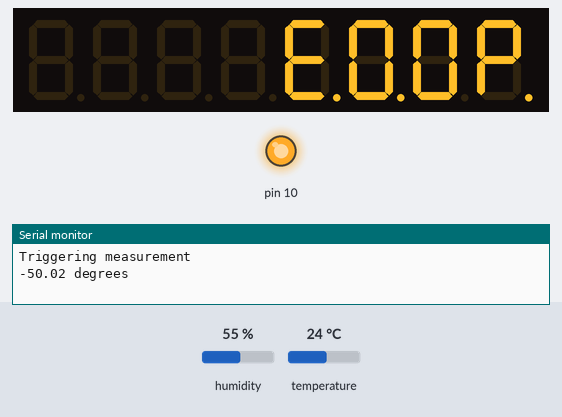
Recording of a sketch running on a simulated Arduino Uno, built with avr-gcc and run on an emulated ATmega328P. Parts: 8-digit seven-segment display, output pins drawn as LEDs (lit = HIGH), the last lines printed to the serial monitor. Wiring (inferred from the names in the program): AHT10/20 sensor at I2C address 0x38; MAX7219 LED driver: CS pin 5. Inputs (shaded band) come from the test bench; at power-on: temperature 24 °C, humidity 55 %. Pins used as bus, display or sensor lines are not drawn.

Above: at 2.2 s.
2.3 s: temperature set to 12 °C
At 3.7 s:
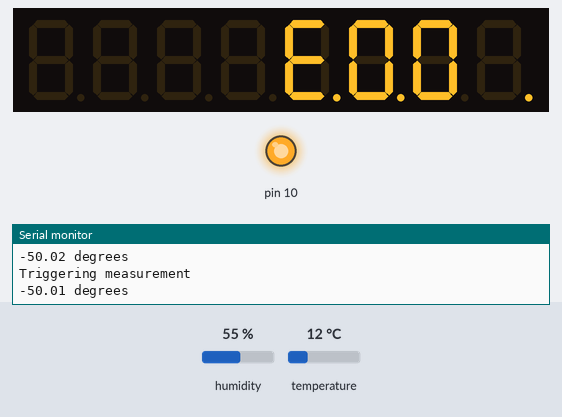
5.2 s: temperature set to 19 °C
At 6.0 s:
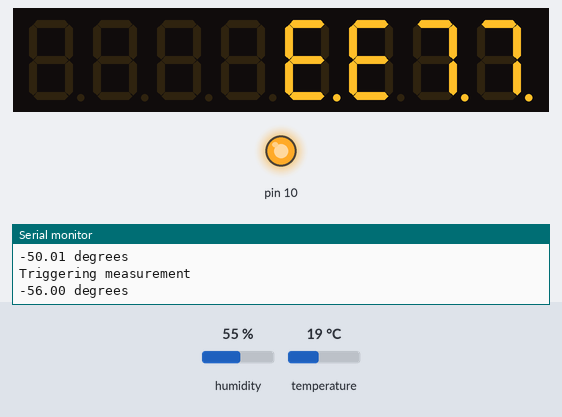
8.1 s: temperature set to 28 °C
At 10.6 s:
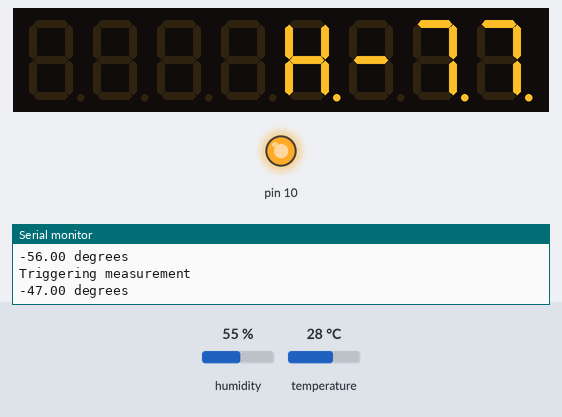
11.2 s: temperature set to 0 °C
At 13.0 s:
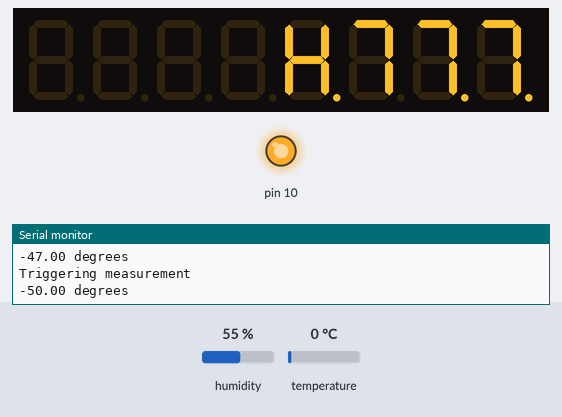
14.1 s: temperature set to 7 °C
At 17.4 s:
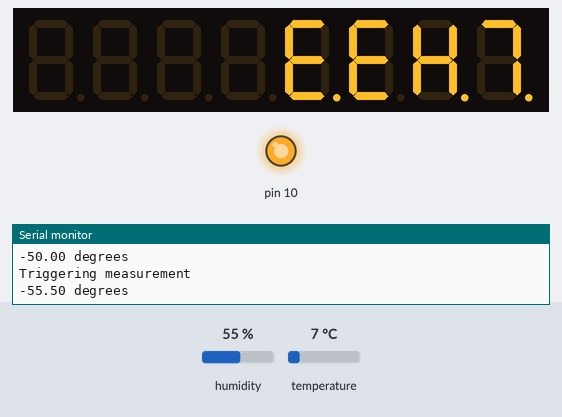
17.7 s: temperature set to 5 °C
At 18.7 s:
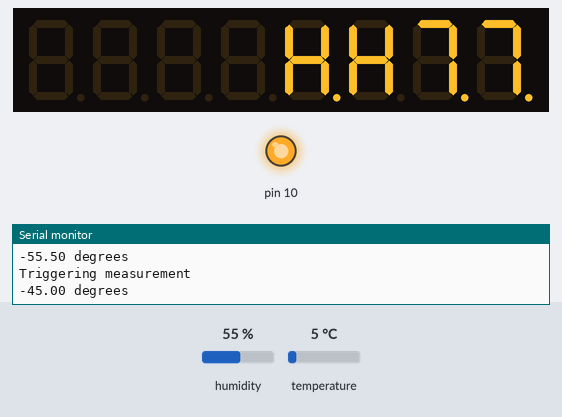
Timing chart, 0 to 20.7 s (numbered marks = the images above; inputs shaded):
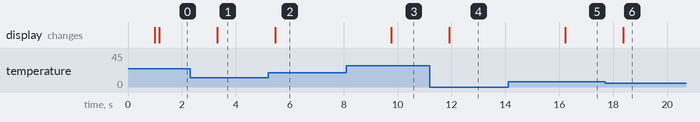

The sketch:

twitter_temp_bot.ino
```cpp
#include <Wire.h>
#include <SPI.h>
//#include <TwitterApi.h>

int aht10_addr = 0x38;
int cs_pin = 5;

/**
 * maxTransfer sends a value to the MAX7219 LED screen.
 * Expects the screen to be in decode mode.
 */
void maxTransfer(uint8_t address, uint8_t value) {
  digitalWrite(cs_pin, LOW);
  SPI.transfer(address);
  SPI.transfer(value);
  digitalWrite(cs_pin, HIGH);
}
/**
 * getTemperature gets the current temperature in celsius from
 * the aht10 sensor.
 */
float getTemperature() {
  int reading;
  float temp;
  char rawdata[6];
  Wire.beginTransmission(aht10_addr);
  Wire.write(0xac);
  Wire.write(0x33);
  Wire.write(0x00);
  Wire.endTransmission();

  delay(150);

  Wire.requestFrom(aht10_addr, 6);
  for (int idx=0; idx<6; idx++) {
    rawdata[idx] = Wire.read();
  }
  reading = (rawdata[3] & 0x0F) << 16 | rawdata[4] << 8 | rawdata[5];
  temp = (reading / (float) 1048576) * 200 - 50;
  return temp;
}

void setup() {
  Wire.begin();
  Serial.begin(115200);

  pinMode(cs_pin, OUTPUT);
  SPI.setBitOrder(MSBFIRST);
  SPI.begin();

  // Flash all the LEDs.
  maxTransfer(0x0F, 0x01);
  delay(1000);
  maxTransfer(0x0F, 0x00);

  // Turn on decode mode so it's easy to display numbers.
  maxTransfer(0x0c, 0x01);
  maxTransfer(0x09, 0xff);

  maxTransfer(0x0b, 0x07);
  maxTransfer(0x0a, 0x08);
}

void loop() {
  float temp;
  Serial.println("Triggering measurement");
  temp = getTemperature();
  Serial.print(temp);
  Serial.println(" degrees");

  // Set the first 4 digits of the 8 digit screen to blank = 15.
  for(int screen_pos=8;screen_pos>4;screen_pos--) {
    maxTransfer(screen_pos, 15);
  }
  maxTransfer(4,  temp / 10); // Ten.
  maxTransfer(3, (( (int) temp) % 10) + 128); // One. + 128 turns on the decimal point for that number.
  maxTransfer(2, ( (int) (temp * 10)) % 10); // Tenths.
  maxTransfer(1, ( (int) (temp * 100)) % 10); // Hundredths.
  delay(2000);
}
```

Measured:
- after the input at 2.3 s, the display: changes after 1.0 s (image 1)
- after the input at 5.2 s, the display: changes after 0.26 s (image 2)
- after the input at 8.1 s, the display: changes after 1.7 s (image 3)
- after the input at 11.2 s, the display: changes after 0.71 s (image 4)
- after the input at 14.1 s, the display: changes after 2.1 s (image 5)
- after the input at 17.7 s, the display: changes after 0.67 s (image 6)
